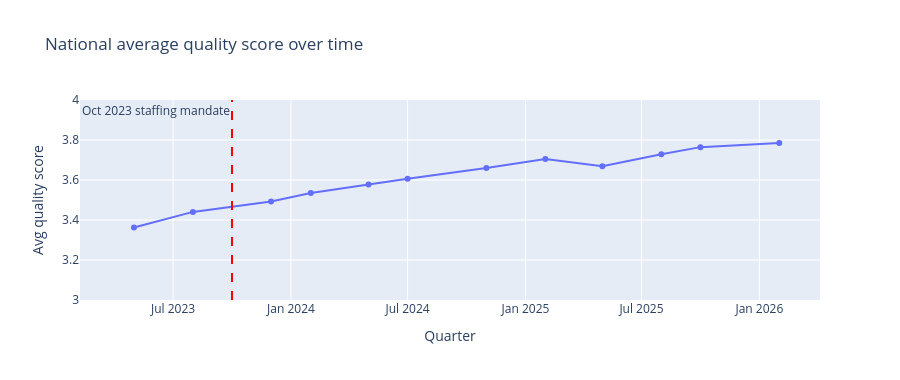

Notebook code cell kept with this figure:
### Code cell
# National avg quality per snapshot
qual_national = ratings.groupby('snapshot_date')['quality_score'].mean().reset_index()

fig = px.line(
    qual_national, x='snapshot_date', y='quality_score',
    title='National average quality score over time',
    labels={'quality_score': 'Avg quality score', 'snapshot_date': 'Quarter'},
    markers=True,
)
fig.add_vline(
    x=MANDATE_TS, line_dash='dash', line_color='red',
    annotation_text='Oct 2023 staffing mandate',
    annotation_position='top left',
)
fig.update_layout(yaxis_range=[3.0, 4.0], height=380)
fig.show()

### Figure 1 — Plotly figure (JSON) as saved in the notebook; plotly's stock layout.template omitted (floating-point values rounded to 4 significant figures)
{"data": [{"hovertemplate": "Quarter=%{x}<br>Avg quality score=%{y}<extra></extra>", "legendgroup": "", "line": {"color": "#636efa", "dash": "solid"}, "marker": {"symbol": "circle"}, "mode": "lines+markers", "name": "", "orientation": "v", "showlegend": false, "type": "scatter", "x": ["2023-05-01T00:00:00.000000", "2023-08-01T00:00:00.000000", "2023-12-01T00:00:00.000000", "2024-02-01T00:00:00.000000", "2024-05-01T00:00:00.000000", "2024-07-01T00:00:00.000000", "2024-11-01T00:00:00.000000", "2025-02-01T00:00:00.000000", "2025-05-01T00:00:00.000000", "2025-08-01T00:00:00.000000", "2025-10-01T00:00:00.000000", "2026-02-01T00:00:00.000000"], "xaxis": "x", "y": [3.362, 3.441, 3.493, 3.535, 3.578, 3.607, 3.66, 3.705, 3.669, 3.729, 3.764, 3.785], "yaxis": "y"}], "layout": {"annotations": [{"showarrow": false, "text": "Oct 2023 staffing mandate", "x": 1696000000000.0, "xanchor": "right", "xref": "x", "y": 1, "yanchor": "top", "yref": "y domain"}], "height": 380, "legend": {"tracegroupgap": 0}, "shapes": [{"line": {"color": "red", "dash": "dash"}, "type": "line", "x0": 1696000000000.0, "x1": 1696000000000.0, "xref": "x", "y0": 0, "y1": 1, "yref": "y domain"}], "title": {"text": "National average quality score over time"}, "xaxis": {"anchor": "y", "domain": [0.0, 1.0], "title": {"text": "Quarter"}}, "yaxis": {"anchor": "x", "domain": [0.0, 1.0], "range": [3.0, 4.0], "title": {"text": "Avg quality score"}}}}
